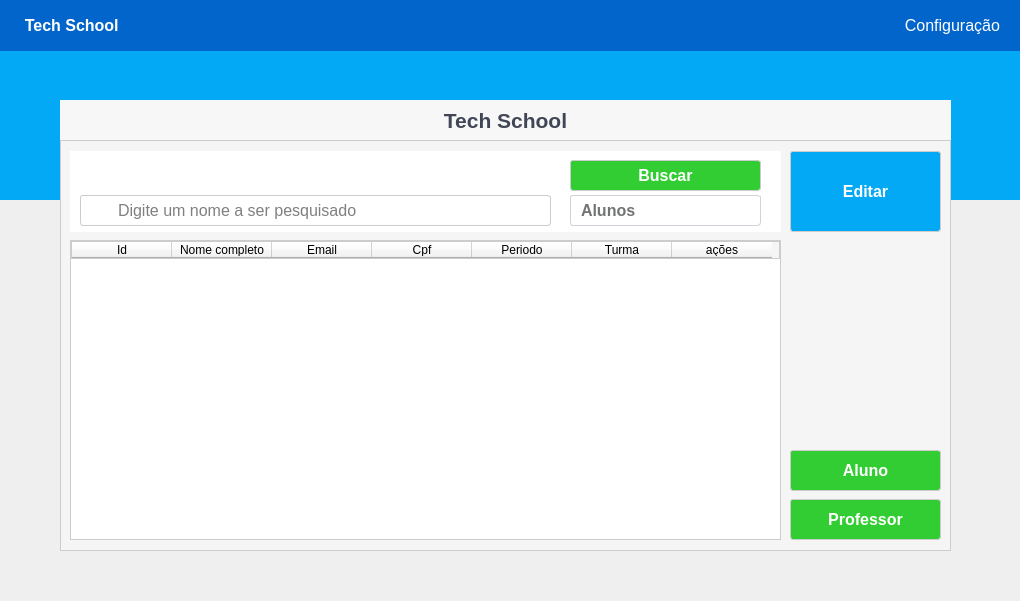
<?xml version="1.0" encoding="UTF-8"?>
<ui version="4.0">
 <class>MainWindow</class>
 <widget class="QMainWindow" name="MainWindow">
  <property name="geometry">
   <rect>
    <x>0</x>
    <y>0</y>
    <width>1020</width>
    <height>601</height>
   </rect>
  </property>
  <property name="windowTitle">
   <string>MainWindow</string>
  </property>
  <widget class="QWidget" name="centralwidget">
   <widget class="QWidget" name="widget_2" native="true">
    <property name="geometry">
     <rect>
      <x>0</x>
      <y>50</y>
      <width>1020</width>
      <height>150</height>
     </rect>
    </property>
    <property name="styleSheet">
     <string notr="true">QWidget{
background: #03A9F4;
}</string>
    </property>
    <widget class="QLabel" name="nome_tabela_label">
     <property name="geometry">
      <rect>
       <x>60</x>
       <y>50</y>
       <width>891</width>
       <height>40</height>
      </rect>
     </property>
     <property name="font">
      <font>
       <pointsize>16</pointsize>
       <weight>75</weight>
       <bold>true</bold>
      </font>
     </property>
     <property name="styleSheet">
      <string notr="true">QLabel{
color: #404655;
background: #F7F7F7;
}
</string>
     </property>
     <property name="text">
      <string>Tech School</string>
     </property>
     <property name="alignment">
      <set>Qt::AlignCenter</set>
     </property>
    </widget>
   </widget>
   <widget class="QWidget" name="widget" native="true">
    <property name="geometry">
     <rect>
      <x>0</x>
      <y>0</y>
      <width>1020</width>
      <height>51</height>
     </rect>
    </property>
    <property name="styleSheet">
     <string notr="true">QWidget{
background:#0265CB
}</string>
    </property>
    <layout class="QHBoxLayout" name="horizontalLayout_2">
     <item>
      <layout class="QHBoxLayout" name="horizontalLayout">
       <property name="spacing">
        <number>50</number>
       </property>
       <property name="leftMargin">
        <number>20</number>
       </property>
       <property name="rightMargin">
        <number>20</number>
       </property>
       <item>
        <widget class="QPushButton" name="config_button_bar_2">
         <property name="sizePolicy">
          <sizepolicy hsizetype="Preferred" vsizetype="Preferred">
           <horstretch>0</horstretch>
           <verstretch>0</verstretch>
          </sizepolicy>
         </property>
         <property name="font">
          <font>
           <pointsize>-1</pointsize>
           <weight>75</weight>
           <bold>true</bold>
          </font>
         </property>
         <property name="cursor">
          <cursorShape>ArrowCursor</cursorShape>
         </property>
         <property name="styleSheet">
          <string notr="true">QPushButton{
background:#0265CB;
border:none;
padding: 0px 0xp 0px 5px;
font-size: 16px;
color: #FFF;
}</string>
         </property>
         <property name="text">
          <string> Tech School</string>
         </property>
         <property name="iconSize">
          <size>
           <width>30</width>
           <height>30</height>
          </size>
         </property>
        </widget>
       </item>
       <item>
        <spacer name="horizontalSpacer">
         <property name="orientation">
          <enum>Qt::Horizontal</enum>
         </property>
         <property name="sizeHint" stdset="0">
          <size>
           <width>40</width>
           <height>20</height>
          </size>
         </property>
        </spacer>
       </item>
       <item>
        <widget class="QPushButton" name="config_button_bar">
         <property name="sizePolicy">
          <sizepolicy hsizetype="Preferred" vsizetype="Preferred">
           <horstretch>0</horstretch>
           <verstretch>0</verstretch>
          </sizepolicy>
         </property>
         <property name="cursor">
          <cursorShape>PointingHandCursor</cursorShape>
         </property>
         <property name="styleSheet">
          <string notr="true">QPushButton{
background:#0265CB;
border:none;
padding: 0px 0xp 0px 5px;
font-size: 16px;
color: #FFF;
}

QPushButton:hover{
color: #EBE9E9
}</string>
         </property>
         <property name="text">
          <string>  Configuração</string>
         </property>
         <property name="icon">
          <iconset resource="../assets/tool_bar/toolBar.qrc">
           <normaloff>:/tool_bar/icons8-configuração-18 (1).png</normaloff>:/tool_bar/icons8-configuração-18 (1).png</iconset>
         </property>
         <property name="iconSize">
          <size>
           <width>17</width>
           <height>16</height>
          </size>
         </property>
        </widget>
       </item>
      </layout>
     </item>
    </layout>
   </widget>
   <widget class="QWidget" name="widget_3" native="true">
    <property name="geometry">
     <rect>
      <x>60</x>
      <y>140</y>
      <width>891</width>
      <height>411</height>
     </rect>
    </property>
    <property name="styleSheet">
     <string notr="true">QWidget{
background:#F5F5F5;
border: 1px solid #CCC;
}</string>
    </property>
    <widget class="QLabel" name="search_icon">
     <property name="geometry">
      <rect>
       <x>20</x>
       <y>55</y>
       <width>30</width>
       <height>31</height>
      </rect>
     </property>
     <property name="styleSheet">
      <string notr="true">QLabel{
image: url(:/principal/icons8-pesquisar-20 (1).png);
background:none;
border:none;
}

</string>
     </property>
     <property name="text">
      <string/>
     </property>
    </widget>
    <widget class="QPushButton" name="buscar_input">
     <property name="geometry">
      <rect>
       <x>510</x>
       <y>20</y>
       <width>191</width>
       <height>31</height>
      </rect>
     </property>
     <property name="font">
      <font>
       <pointsize>12</pointsize>
       <weight>75</weight>
       <bold>true</bold>
      </font>
     </property>
     <property name="cursor">
      <cursorShape>PointingHandCursor</cursorShape>
     </property>
     <property name="styleSheet">
      <string notr="true">QPushButton{
background: #32CD32;
color: #FFF;
border-radius:3px;
}

QPushButton:hover{
background: #39DD39;
}

QPushButton:clicked{
border: 3px solid #CCC}</string>
     </property>
     <property name="text">
      <string>Buscar</string>
     </property>
     <property name="checkable">
      <bool>false</bool>
     </property>
     <property name="autoExclusive">
      <bool>false</bool>
     </property>
    </widget>
    <widget class="QPushButton" name="editarr_button">
     <property name="geometry">
      <rect>
       <x>730</x>
       <y>11</y>
       <width>151</width>
       <height>81</height>
      </rect>
     </property>
     <property name="font">
      <font>
       <pointsize>12</pointsize>
       <weight>75</weight>
       <bold>true</bold>
      </font>
     </property>
     <property name="cursor">
      <cursorShape>PointingHandCursor</cursorShape>
     </property>
     <property name="styleSheet">
      <string notr="true">QPushButton{
background: #03A9F4;
color: #FFF;
border-radius:3px;
}

QPushButton:hover{
background: #18B7FF;
}

QPushButton:clicked{
border: 3px solid #CCC
}</string>
     </property>
     <property name="text">
      <string>Editar</string>
     </property>
     <property name="icon">
      <iconset resource="../assets/principal/principal.qrc">
       <normaloff>:/principal/icons8-soma-20.png</normaloff>:/principal/icons8-soma-20.png</iconset>
     </property>
     <property name="iconSize">
      <size>
       <width>30</width>
       <height>30</height>
      </size>
     </property>
    </widget>
    <widget class="QTableWidget" name="tableWidget_2">
     <property name="geometry">
      <rect>
       <x>10</x>
       <y>100</y>
       <width>711</width>
       <height>300</height>
      </rect>
     </property>
     <property name="font">
      <font>
       <weight>75</weight>
       <bold>true</bold>
      </font>
     </property>
     <property name="styleSheet">
      <string notr="true">QTableWidget{
background:#FFF;}</string>
     </property>
     <column>
      <property name="text">
       <string>Id</string>
      </property>
     </column>
     <column>
      <property name="text">
       <string>Nome completo</string>
      </property>
     </column>
     <column>
      <property name="text">
       <string>Email</string>
      </property>
     </column>
     <column>
      <property name="text">
       <string>Cpf</string>
      </property>
     </column>
     <column>
      <property name="text">
       <string>Periodo</string>
      </property>
     </column>
     <column>
      <property name="text">
       <string>Turma</string>
      </property>
     </column>
     <column>
      <property name="text">
       <string>ações</string>
      </property>
     </column>
    </widget>
    <widget class="QLabel" name="label">
     <property name="geometry">
      <rect>
       <x>10</x>
       <y>11</y>
       <width>711</width>
       <height>81</height>
      </rect>
     </property>
     <property name="styleSheet">
      <string notr="true">QLabel{
background: #FFF;
border:none}</string>
     </property>
     <property name="text">
      <string/>
     </property>
    </widget>
    <widget class="QPushButton" name="adicionar_aluno_button">
     <property name="geometry">
      <rect>
       <x>730</x>
       <y>310</y>
       <width>151</width>
       <height>41</height>
      </rect>
     </property>
     <property name="font">
      <font>
       <pointsize>12</pointsize>
       <weight>75</weight>
       <bold>true</bold>
      </font>
     </property>
     <property name="cursor">
      <cursorShape>PointingHandCursor</cursorShape>
     </property>
     <property name="styleSheet">
      <string notr="true">QPushButton{
background: #32CD32;
color: #FFF;
border-radius:3px;
}

QPushButton:hover{
background: #39DD39;
}

QPushButton:clicked{
border: 3px solid #CCC}</string>
     </property>
     <property name="text">
      <string>Aluno</string>
     </property>
     <property name="icon">
      <iconset resource="../assets/principal/principal.qrc">
       <normaloff>:/principal/icons8-soma-20.png</normaloff>:/principal/icons8-soma-20.png</iconset>
     </property>
     <property name="iconSize">
      <size>
       <width>30</width>
       <height>30</height>
      </size>
     </property>
    </widget>
    <widget class="QPushButton" name="adicionar_prof_button">
     <property name="geometry">
      <rect>
       <x>730</x>
       <y>359</y>
       <width>151</width>
       <height>41</height>
      </rect>
     </property>
     <property name="font">
      <font>
       <pointsize>12</pointsize>
       <weight>75</weight>
       <bold>true</bold>
      </font>
     </property>
     <property name="cursor">
      <cursorShape>PointingHandCursor</cursorShape>
     </property>
     <property name="styleSheet">
      <string notr="true">QPushButton{
background: #32CD32;
color: #FFF;
border-radius:3px;
}

QPushButton:hover{
background: #39DD39;
}

QPushButton:clicked{
border: 3px solid #CCC}</string>
     </property>
     <property name="text">
      <string>Professor</string>
     </property>
     <property name="icon">
      <iconset resource="../assets/principal/principal.qrc">
       <normaloff>:/principal/icons8-soma-20.png</normaloff>:/principal/icons8-soma-20.png</iconset>
     </property>
     <property name="iconSize">
      <size>
       <width>30</width>
       <height>30</height>
      </size>
     </property>
    </widget>
    <widget class="QComboBox" name="filtro_comboBox">
     <property name="geometry">
      <rect>
       <x>510</x>
       <y>55</y>
       <width>191</width>
       <height>31</height>
      </rect>
     </property>
     <property name="font">
      <font>
       <pointsize>12</pointsize>
       <weight>75</weight>
       <bold>true</bold>
      </font>
     </property>
     <property name="cursor">
      <cursorShape>PointingHandCursor</cursorShape>
     </property>
     <property name="styleSheet">
      <string notr="true">QComboBox{
border: 1px solid #ced4da;
border-radius: 3px;
padding-left:10px;
background: #fff;
transition: border 0.2s ease-in-out;
color: #727474;
}

QComboBox::drop-down{
border: 0px
}

QComboBox::down-arrow{
image: url(:/principal/icons8-seta-para-expandir-15.png);
width: 12px;
height:12px;
margin-right: 15px;
}

QComboBox:on{
border: 2px solid #c2dbfe;
}

QComboBox QListView {
font-size: 12px;
background-color: #fff;
outline: 0px;
}

QComboBox QListView::item {
padding-left: 10px;
background-color: #fff;
}

QComboBox QListView::item:hover {
 background-color: #1e90ff;
 }

QComboBox QListView::item:selected {
background-color: #1e90ff;
 }</string>
     </property>
     <item>
      <property name="text">
       <string>Alunos</string>
      </property>
     </item>
     <item>
      <property name="text">
       <string>Professores</string>
      </property>
     </item>
    </widget>
    <widget class="QLineEdit" name="search_input">
     <property name="geometry">
      <rect>
       <x>20</x>
       <y>55</y>
       <width>471</width>
       <height>31</height>
      </rect>
     </property>
     <property name="styleSheet">
      <string notr="true">QLineEdit{
font-size:16px;
background: #FFFFFF;
padding-left: 35px;
border-radius: 3px;
transition: border 0.2s ease-in-out;
}

QLineEdit:focus{
border: 2px solid #c2dbfe
}</string>
     </property>
     <property name="text">
      <string/>
     </property>
     <property name="placeholderText">
      <string>Digite um nome a ser pesquisado</string>
     </property>
    </widget>
    <zorder>label</zorder>
    <zorder>buscar_input</zorder>
    <zorder>editarr_button</zorder>
    <zorder>tableWidget_2</zorder>
    <zorder>adicionar_aluno_button</zorder>
    <zorder>adicionar_prof_button</zorder>
    <zorder>filtro_comboBox</zorder>
    <zorder>search_input</zorder>
    <zorder>search_icon</zorder>
   </widget>
   <widget class="QWidget" name="layoutWidget">
    <property name="geometry">
     <rect>
      <x>0</x>
      <y>0</y>
      <width>2</width>
      <height>2</height>
     </rect>
    </property>
    <layout class="QVBoxLayout" name="verticalLayout_2"/>
   </widget>
  </widget>
 </widget>
 <resources>
  <include location="../assets/principal/principal.qrc"/>
  <include location="../assets/tool_bar/toolBar.qrc"/>
 </resources>
 <connections/>
</ui>
